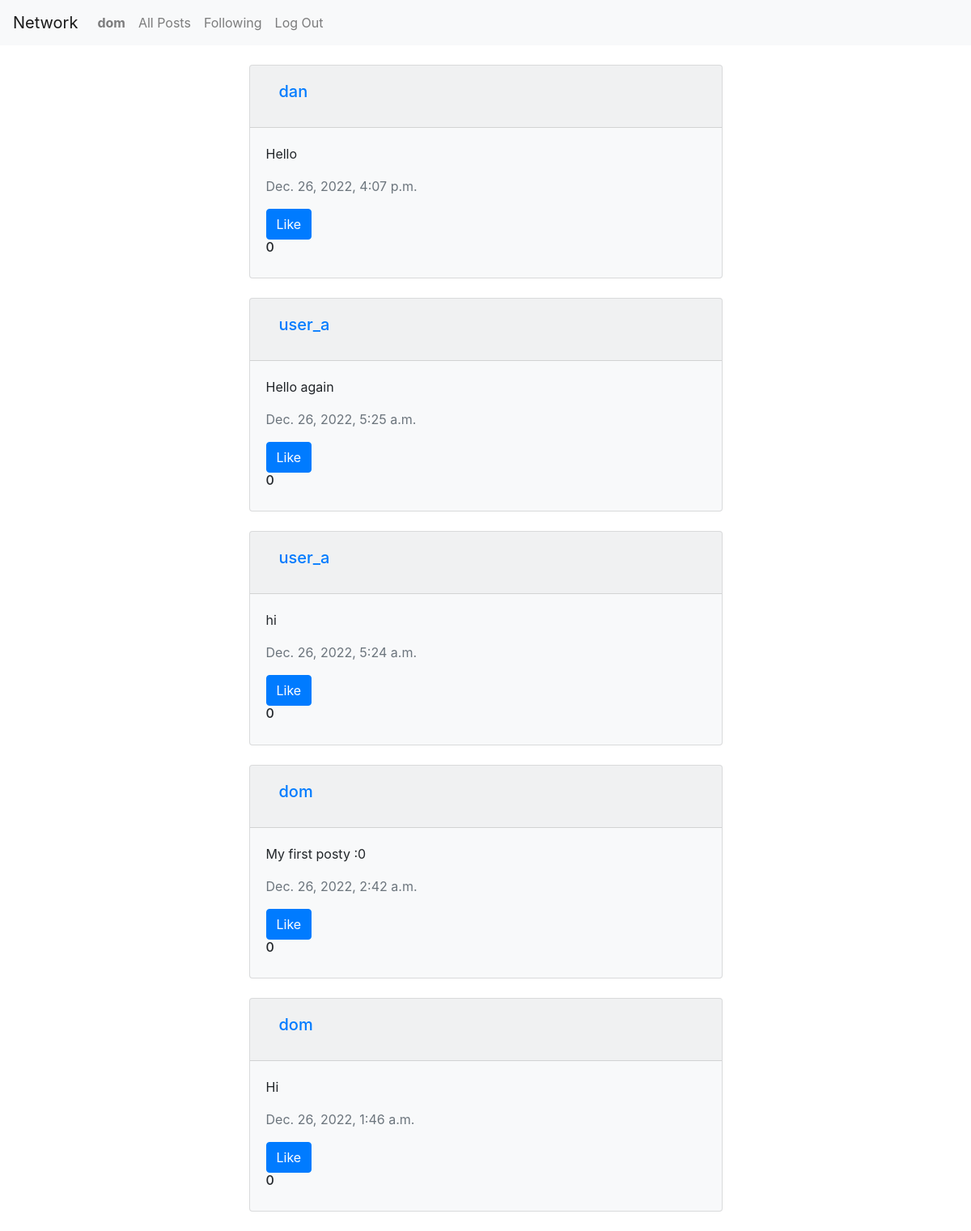
Page /all_post (signed in) on the committed database.
### network/models.py (models this page shows, shortened)
class User(AbstractUser):
    followers = models.PositiveIntegerField(default=0)
    following = models.PositiveIntegerField(default=0)

class Post(models.Model):
    content = models.CharField(max_length=140)
    user = models.ForeignKey(
        User, on_delete=models.CASCADE, related_name="author")
    date = models.DateTimeField(auto_now_add=True)
    likes = models.IntegerField()

### network/views.py (the view)
# urls.py: path("all_post", views.all_post, name="all_post"),
def all_post(request):
    allPost = Post.objects.all().order_by('-date')
    return render(request, "network/all_post.html", {
        "post": allPost
    })

### network/templates/network/all_post.html (shortened to what this page needs)
{% extends "network/layout.html" %}
{% block body %}
{% if user.is_authenticated %}
<div class="row">
    <div class="col-md-6 mx-auto">
      {% for posts in post %}
      <div class="card my-4 bg-light">
        <div class="card-header">
            <a class="nav-link" href="{% url 'profile' posts.user %}">
            <h5 class="card-title">{{ posts.user }}</h5>
            </a>
          </div>
        <div class="card-body">
          <p class="card-text">{{ posts.content }}</p>
          <p class="card-text text-secondary">{{ posts.date }}</p>
          <div>
          <button class="btn btn-primary" > Like</button>
          <br>
          <h6 id="count">{{ posts.likes }}</h6>
          </div>
        </div>
      </div>
    {% endfor %}
    </div>
  </div>
  {% endif %}
{% endblock %}

### network/templates/network/layout.html (shortened to what this page needs)
{% load static %}
<!DOCTYPE html>
<html lang="en">
    <head>
        <link rel="stylesheet" href="https://stackpath.bootstrapcdn.com/bootstrap/4.4.1/css/bootstrap.min.css">
        <link href="{% static 'network/styles.css' %}" rel="stylesheet">
    </head>
    <body>
        <nav class="navbar navbar-expand-lg navbar-light bg-light">
            <a class="navbar-brand" href="{% url 'index' %}">Network</a>
            <div>
              <ul class="navbar-nav mr-auto">
                {% if user.is_authenticated %}
                    <li class="nav-item">
                        <a class="nav-link" href="{% url 'profile' user.id %}"><strong>{{ user.username }}</strong></a>
                    </li>
                {% endif %}
                <li class="nav-item">
                  <a class="nav-link" href="{% url 'all_post' %}">All Posts</a>
                </li>
                {% if user.is_authenticated %}
                    <li class="nav-item">
                        <a class="nav-link" href="#">Following</a>
                    </li>
                    <li class="nav-item">
                        <a class="nav-link" href="{% url 'logout' %}">Log Out</a>
                    </li>
                {% endif %}
              </ul>
            </div>
          </nav>
        <div class="body">
            {% block body %}
            {% endblock %}
        </div>
    </body>
</html>

### rows in the picture
User: username "dom"
Post: user "dan", content "Hello", date "Dec. 26, 2022, 4:07 p.m.", likes "0"
Post: user "user_a", content "Hello again", date "Dec. 26, 2022, 5:25 a.m.", likes "0"
Post: user "user_a", content "hi", date "Dec. 26, 2022, 5:24 a.m.", likes "0"
Post: user "dom", content "My first posty :0", date "Dec. 26, 2022, 2:42 a.m.", likes "0"
Post: user "dom", content "Hi", date "Dec. 26, 2022, 1:46 a.m.", likes "0"
